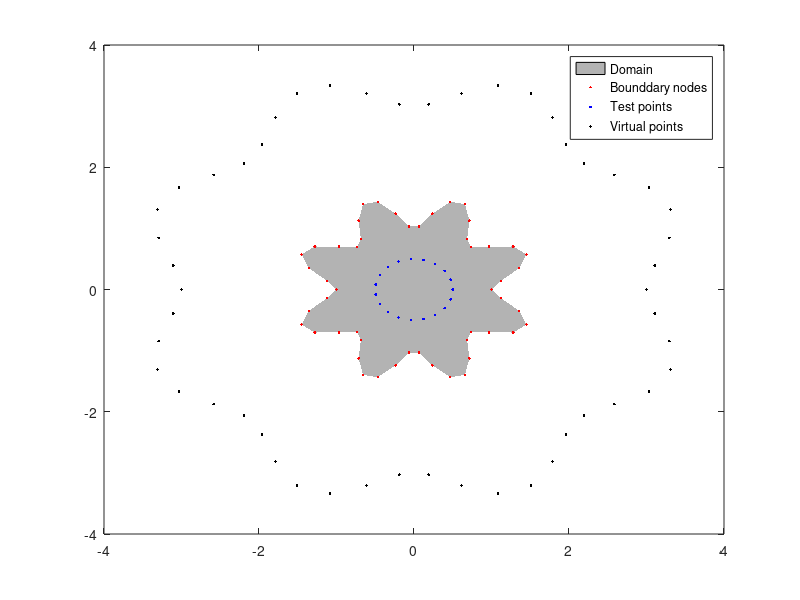

Write the MATLAB code that produced this figure. (Note: this script raises an error after producing the figure.)

%  ========================================================================
%      MFS for the 2D Helmholtz /Modified Helmholtz equation
%          ---- including circle, rectangle, irregular boundary
%           ---- Mixed Boundary Conditions 
%           ---- test_example (Examples\test_example.m)
% 
%      Author:  Fajie Wang          All Rights Reserved. 
%      Date: 2019-04-18
%  --------------------------------------------------------------------------
%  Qingdao University 
%  National Engineering Research Center for Intelligent Electrical Vehicle Power System  
%  E-mail: wfj1218@126.com
%  ========================================================================
clear; clc; format long;
t0 = clock; % Time Start   
addpath('Examples');

style='Helmholtz';   % iexample=1,2,3,4,5
% style='ModifiedHelmholtz';  % iexample=1,2,3
iexample=5;
iboundary=2;   % boundary geometry: 1-circle; 2-rectangle
D=2;        % distance of the real and virtual boundary

% ====== Boundary nodes and source points
if iboundary==1   %---circle
nb=50;
r=2.0;thetab=linspace(0,2*pi-2*pi/nb,nb);
xp=r.*cos(thetab);yp=r.*sin(thetab);      % Boundary nodes
xpv=(r+D).*cos(thetab);ypv=(r+D).*sin(thetab);  % Source points
xp=xp';yp=yp'; xpv=xpv';ypv=ypv'; 
nx=cos(thetab); ny=sin(thetab);nx=nx'; ny=ny';  %Normal vector
elseif iboundary==2   %---irregular
    nb=50;rr=5;
    theta=linspace(0,2*pi-2*pi/nb,nb);
    n=8;
    r=(n^2+2*n+2-2*(n+1)*cos(n.*theta))./n^2;
    rt=(sin(n.*theta).*(2*n + 2))/n;
    xp=r.*cos(theta); yp=r.*sin(theta); % Boundary nodes
    xpv=(r+D).*cos(theta); ypv=(r+D).*sin(theta); % Source points
    nx=rt.*sin(theta)+r.*cos(theta);
    ny=-(rt.*cos(theta)-r.*sin(theta));
    xp=xp';yp=yp'; nx=nx'; ny=ny'; xpv=xpv';ypv=ypv'; 
%------------------边界节点所在影响域的弧长----------------------  
    ac=@(thea) sqrt((((sin(n.*thea).*(2*n + 2))/n).*cos(thea)-((n^2+2*n+2-2*(n+1)*cos(n.*thea))./n^2).*sin(thea)).^2+...
    (((sin(n.*thea).*(2*n + 2))/n).*sin(thea)+((n^2+2*n+2-2*(n+1)*cos(n.*thea))./n^2).*cos(thea)).^2);
% for k11=1:nb
%     l(k11)=quadl(ac,theta(k11)-2*pi/nb,theta(k11)+2*pi/nb)/(2*pi);
% end
       
elseif iboundary==3   %---rectangle
x_scale=[-1 1]; y_scale=[-1 1];
nx=22; ny=nx; nbx=nx-1;nby=ny-1; nb=2*(nbx+nby);
x=linspace(x_scale(1),x_scale(2),nx);
y=linspace(y_scale(1),y_scale(2),ny);
xp=[(x(1:end-1)+x(2:end))/2 x_scale(2)*ones(1,nby) fliplr((x(1:end-1)+x(2:end))/2) x_scale(1)*ones(1,nby)]; % bottom,right,top,left
yp=[y_scale(1)*ones(1,nbx) (y(1:end-1)+y(2:end))/2 y_scale(2)*ones(1,nbx) fliplr((y(1:end-1)+y(2:end))/2)];
nx=[zeros(nbx,1);ones(nby,1);zeros(nbx,1);-ones(nby,1)];  %Normal vector1
ny=[-ones(nbx,1);zeros(nby,1);ones(nbx,1);zeros(nby,1)];  %Normal vector2
% xpv=xp;ypv=yp;
% ypv(1:nbx)=yp(1:nbx)-D;xpv(nbx+1:nbx+nby)=xp(nbx+1:nbx+nby)+D; ypv(nbx+nby+1:2*nbx+nby)=yp(nbx+nby+1:2*nbx+nby)+D;xpv(2*nbx+nby+1:2*nbx+2*nby)=xp(2*nbx+nby+1:2*nbx+2*nby)-D; 
% xp=xp';yp=yp';xpv=xpv';ypv=ypv';

thetab=linspace(0,2*pi-2*pi/nb,nb); r=sqrt((x_scale(2)-x_scale(1))^2+(y_scale(2)-y_scale(1))^2);
xpv=(r+D)/2.*cos(thetab);ypv=(r+D)/2.*sin(thetab); 
xp=xp';yp=yp';xpv=xpv';ypv=ypv';
end

% ======= Numbers of Dirichlet and Nuemann boundary conditions
nd=round(0.5*nb);
nn=nb-nd;


% ======= Interior points (for testing)
ni=20;
theta=linspace(0,2*pi,ni);
xi=0.5*cos(theta);yi=0.5*sin(theta); xi=xi'; yi=yi';
figure(1);h=fill(xp,yp,'k'); hold on; plot(xp,yp,'r.',xi,yi,'b.',xpv,ypv,'k.');legend('Domain', 'Bounddary nodes','Test points','Virtual points');
set(h,'edgealpha',0,'facealpha',0.3)

% ======== Exact solution & Boundary condition
[u_exact,ux_exact,uy_exact,f_source,lamda] = test_example(style, iexample) ; %ModifiedHelmholtz
 
b(1:nd) = u_exact(xp(1:nd), yp(1:nd));
b(nd+1:nb) = ux_exact(xp(nd+1:nb), yp(nd+1:nb)).*nx(nd+1:nb)+uy_exact(xp(nd+1:nb), yp(nd+1:nb)).*ny(nd+1:nb);
b=b';

% ======== Matrix computation of MFS
H01x = @(x) -besselj(1,x)+1i*0.5*(bessely(-1,x)-bessely(1,x));  % Derivative of zero-order Hankel function of the first kind
K0x = @(x) pi/2*(besselj(1,1i*x)+1i*0.5*(bessely(1,1i*x)-(bessely(-1,1i*x))));  % Derivative of zero-order Hankel function of the first kind

r = sqrt((xp-xpv').^2+(yp-ypv').^2);
ri = sqrt((xi-xpv').^2+(yi-ypv').^2);
if strcmp(style, 'Helmholtz')
G1=1i/4*besselh(0,1,lamda*r(1:nd,:));    % besselh is zero-order Hankel function of the first kind
G2=1i/4*lamda*H01x(lamda*r(nd+1:nb,:)).*((xp(nd+1:nb)-xpv').*nx(nd+1:nb)+(yp(nd+1:nb)-ypv').*ny(nd+1:nb))./r(nd+1:nb,:); 
G=[G1;G2];
coeff=G\b;
u_MFS=1i/4*besselh(0,1,lamda*ri)*coeff; % Calculate interior points

elseif strcmp(style, 'ModifiedHelmholtz')
G1=1/(2*pi)*besselk(0,lamda*r(1:nd,:));  % besselk is the 0th order modified Bessel function of the second kind
G2=1/(2*pi)*lamda*K0x(lamda*r(nd+1:nb,:)).*((xp(nd+1:nb)-xpv').*nx(nd+1:nb)+(yp(nd+1:nb)-ypv').*ny(nd+1:nb))./r(nd+1:nb,:); 
G=[G1;G2];
coeff=G\b;
u_MFS=1/(2*pi)*besselk(0,lamda*ri)*coeff; % Calculate interior points
end

t1 = clock; % Time Start 
% ===== Calculate Errors 
err=abs(u_exact(xi, yi)-u_MFS);
error_max = max(abs(u_exact(xi, yi)-u_MFS)); % Maximum absolue errors
error_global = sqrt(sum((u_exact(xi, yi)-u_MFS).^2)/sum(u_exact(xi, yi).^2)); % Global error

% ===== Figures 
figure(2)
subplot(1,2,1)
plot(theta,u_exact(xi, yi),theta,u_MFS,'o');title('MFS solution');legend('Exact','MFS');xlabel('\theta');ylabel('u')
subplot(1,2,2)
plot(theta,err,'-.');title('Absolute error');xlabel('\theta');ylabel('Absolute error')

%======================Output========
disp('---- MFS -  Helmholtz /Modified Helmholtz equation ----')
% disp(['Total number of points: ',num2str(nb)])
disp(['Boun. nodes No.: ',num2str(nb)])
disp(['Test nodes No.: ',num2str(ni)])
disp(['Elapsed total_time is: ',num2str(etime(t1,t0)),' seconds.'])
disp(['Max_Error: ',num2str(error_max)]);
disp(['Global_Error: ',num2str(error_global)]);
 
